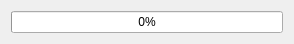
<?xml version="1.0" encoding="UTF-8"?>
<ui version="4.0">
 <class>ProgressDlg</class>
 <widget class="QWidget" name="ProgressDlg">
  <property name="geometry">
   <rect>
    <x>0</x>
    <y>0</y>
    <width>294</width>
    <height>38</height>
   </rect>
  </property>
  <property name="sizePolicy">
   <sizepolicy hsizetype="Fixed" vsizetype="Fixed">
    <horstretch>0</horstretch>
    <verstretch>0</verstretch>
   </sizepolicy>
  </property>
  <property name="windowTitle">
   <string>Progress</string>
  </property>
  <layout class="QGridLayout" name="gridLayout">
   <item row="0" column="0">
    <widget class="QProgressBar" name="progressBar">
     <property name="value">
      <number>0</number>
     </property>
    </widget>
   </item>
  </layout>
 </widget>
 <resources/>
 <connections/>
</ui>
